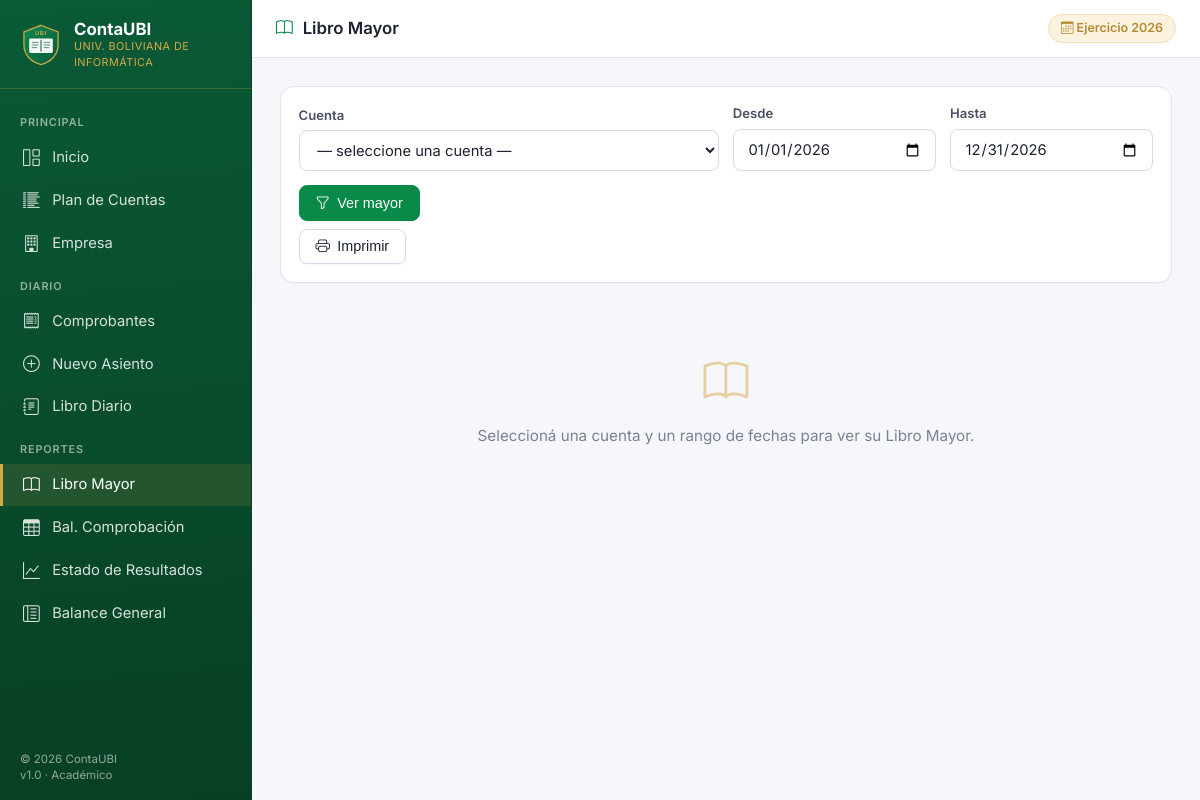
The page /libro_mayor.php on the database its author committed.
### tables this page shows
CREATE TABLE empresa (
    id          INT AUTO_INCREMENT PRIMARY KEY,
    nombre      VARCHAR(150) NOT NULL DEFAULT 'Universidad Boliviana de Informática',
    nit         VARCHAR(20)  NOT NULL DEFAULT '0000000000',
    ciudad      VARCHAR(80)  NOT NULL DEFAULT 'La Paz',
    direccion   VARCHAR(200) DEFAULT '',
    telefono    VARCHAR(40)  DEFAULT '',
    email       VARCHAR(120) DEFAULT '',
    moneda      VARCHAR(10)  NOT NULL DEFAULT 'Bs.',
    ejercicio   INT          NOT NULL DEFAULT 2026,
    fecha_inicio_ejercicio DATE NOT NULL DEFAULT '2026-01-01',
    fecha_cierre_ejercicio DATE NOT NULL DEFAULT '2026-12-31',
    logo_texto  VARCHAR(10)  NOT NULL DEFAULT 'UBI',
    creado_en   TIMESTAMP DEFAULT CURRENT_TIMESTAMP
);

### helpers.php (called while the page is built, shortened)
<?php
function h($s): string {
    return htmlspecialchars((string)($s ?? ''), ENT_QUOTES | ENT_SUBSTITUTE, 'UTF-8');
}

### conexion.php (called while the page is built, shortened)
<?php
$DB_HOST = getenv('CONTAUBI_DB_HOST') ?: '127.0.0.1';
$DB_USER = getenv('CONTAUBI_DB_USER') ?: 'root';
$DB_PASS = getenv('CONTAUBI_DB_PASS') ?: '';
$DB_NAME = getenv('CONTAUBI_DB_NAME') ?: 'contaubi';
try {
    $conn = new mysqli($DB_HOST, $DB_USER, $DB_PASS, $DB_NAME);
    $conn->set_charset('utf8mb4');
    $conn->query("SET sql_mode = 'STRICT_TRANS_TABLES,NO_ENGINE_SUBSTITUTION'");
} catch (Throwable $e) {
    http_response_code(500);
    echo "<h1 style='font-family:sans-serif;color:#c00'>Error de conexión a la base de datos</h1>";
    echo "<p>Verificá que MySQL esté corriendo y que la base <code>contaubi</code> exista.</p>";
    echo "<pre style='background:#111;color:#eee;padding:1rem'>" . htmlspecialchars($e->getMessage()) . "</pre>";
    exit;
}
$EMPRESA = $conn->query("SELECT * FROM empresa LIMIT 1")->fetch_assoc()
        ?: ['nombre'=>'ContaUBI','nit'=>'','ciudad'=>'','moneda'=>'Bs.','ejercicio'=>(int)date('Y'),
            'fecha_inicio_ejercicio'=>date('Y').'-01-01','fecha_cierre_ejercicio'=>date('Y').'-12-31',
            'logo_texto'=>'UBI'];

### libro_mayor.php (the view, shortened to what this page needs)
<?php
require_once __DIR__ . '/conexion.php';
require_once __DIR__ . '/helpers.php';
$pageTitle  = 'Libro Mayor';
$pageIcon   = 'bi-book';
$activePage = 'libro_mayor';
$desde = $_GET['desde'] ?? $EMPRESA['fecha_inicio_ejercicio'];
$hasta = $_GET['hasta'] ?? $EMPRESA['fecha_cierre_ejercicio'];
$cuenta = null; $movs = []; $saldoIni = 0.0;
include __DIR__ . '/layout_top.php';
?>
<form method="GET" class="filtros no-print">
  <div class="form-group" style="grid-column: span 2">
    <label class="form-label">Cuenta</label>
    <select name="cuenta_id" class="form-control" required>
      <option value="">— seleccione una cuenta —</option>
    </select>
  </div>
  <div class="form-group">
    <label class="form-label">Desde</label>
    <input type="date" name="desde" class="form-control" value="<?= h($desde) ?>">
  </div>
  <div class="form-group">
    <label class="form-label">Hasta</label>
    <input type="date" name="hasta" class="form-control" value="<?= h($hasta) ?>">
  </div>
  <div class="filtros-actions">
    <button class="btn btn-primary"><i class="bi bi-funnel"></i> Ver mayor</button>
    <button type="button" class="btn" onclick="window.print()"><i class="bi bi-printer"></i> Imprimir</button>
  </div>
</form>
<?php if (!$cuenta): ?>
  <div class="empty-state"><i class="bi bi-book"></i><p>Seleccioná una cuenta y un rango de fechas para ver su Libro Mayor.</p></div>
<?php endif; ?>
<?php include __DIR__ . '/layout_bottom.php'; ?>

### layout_top.php (shortened to what this page needs)
<?php
$pageTitle  = $pageTitle  ?? 'ContaUBI';
$activePage = $activePage ?? '';
$EMPRESA    = $EMPRESA    ?? ['nombre'=>'ContaUBI','ejercicio'=>(int)date('Y'),'logo_texto'=>'UBI','moneda'=>'Bs.'];
$nav = [
    ['Principal',   '',                                 ''],
    ['Inicio',      'index.php',                'home',           'bi-grid-1x2'],
    ['Plan de Cuentas','cuentas.php',           'cuentas',        'bi-list-columns-reverse'],
    ['Empresa',     'empresa.php',              'empresa',        'bi-building'],
    ['Diario',      '',                                 ''],
    ['Comprobantes','comprobantes.php',         'comprobantes',   'bi-receipt'],
    ['Nuevo Asiento','comprobante_crear.php',   'comprobante_crear','bi-plus-circle'],
    ['Libro Diario','libro_diario.php',         'libro_diario',   'bi-journal-text'],
    ['Reportes',    '',                                 ''],
    ['Libro Mayor', 'libro_mayor.php',          'libro_mayor',    'bi-book'],
    ['Bal. Comprobación','balance_comprobacion.php','balance_comp', 'bi-table'],
    ['Estado de Resultados','estado_resultados.php','estado_resultados','bi-graph-up'],
    ['Balance General','balance_general.php',   'balance_general','bi-layout-text-sidebar-reverse'],
];
?>
<!DOCTYPE html>
<html lang="es">
<head>
<link href="https://cdn.jsdelivr.net/npm/bootstrap-icons@1.11.3/font/bootstrap-icons.css" rel="stylesheet">
<link rel="stylesheet" href="assets/css/app.css">
</head>
<body>
<div class="app-shell">
  <aside class="sidebar">
    <div class="brand">
      <img src="assets/img/logo.svg" alt="UBI">
      <div>
        <div class="title">ContaUBI</div>
        <div class="sub">Univ. Boliviana de Informática</div>
      </div>
    </div>
    <?php
    foreach ($nav as $item) {
        if ($item[1] === '') {
            echo "<div class='section-label'>" . h($item[0]) . "</div>";
        } else {
            $cls = ($activePage === $item[2]) ? 'nav active' : 'nav';
            $icon = $item[3] ?? 'bi-circle';
            echo "<a href='" . h($item[1]) . "' class='" . $cls . "'>"
               . "<i class='bi " . h($icon) . "'></i> " . h($item[0]) . "</a>";
        }
    }
    ?>
    <div class="sidebar-footer">
      &copy; <?= date('Y') ?> ContaUBI<br>
      v1.0 · Académico
    </div>
  </aside>
  <div class="main">
    <div class="topbar">
      <h1><i class="bi <?= h($pageIcon ?? 'bi-app') ?>"></i> <?= h($pageTitle) ?></h1>
      <div class="topbar-right">
        <span class="ejercicio-tag" title="Ejercicio contable activo">
          <i class="bi bi-calendar3"></i>
          Ejercicio <?= h($EMPRESA['ejercicio']) ?>
        </span>
      </div>
    </div>
    <div class="body-pane">

### rows shown on the page
empresa: ejercicio "2026", desde "01/01/2026", hasta "12/31/2026"

### other values the page prints
$item[0] "PRINCIPAL"
$item[0] "Inicio"
$item[0] "Plan de Cuentas"
$item[0] "Empresa"
$item[0] "DIARIO"
$item[0] "Comprobantes"
$item[0] "Nuevo Asiento"
$item[0] "Libro Diario"
$item[0] "REPORTES"
$item[0] "Libro Mayor"
$item[0] "Bal. Comprobación"
$item[0] "Estado de Resultados"
$item[0] "Balance General"
$pageTitle "Libro Mayor"
